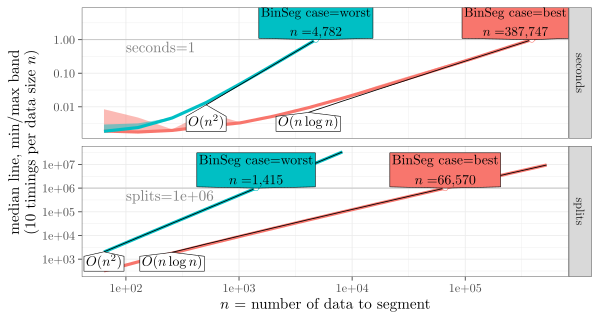

This figure's R source:
library(ggplot2)
library(data.table)
ares <- readRDS("figure-splits-time-data.rds")
ares$measurements <- ares$measurements[N>50]
ares$unit.col.vec <- c(seconds="median", "splits")
aref <- atime::references_best(ares)
aref$plot.references <- aref$references[fun.name %in% c("N log N", "N^2")]

plot(ares)

plot(aref)+scale_x_log10(
  limits=c(1, NA))+
  facet_grid(unit ~ expr.name, scales="free_y")

select.dt <- rowwiseDT(
  fun.name=, case=,
  "N log N", "best",
  "N^2", "worst")
aref$plot.references <- aref$references[select.dt, on=names(select.dt)]
plot(aref)+scale_x_log10(
  limits=c(1, NA))+
  facet_grid(unit ~ ., scales="free")

apred <- predict(aref, seconds=ares$seconds.limit, splits=1e6)
plot(apred)+
  geom_line(aes(
    N, reference, group=expr.name),
    data=aref$plot.references)

meas <- apred[["measurements"]][unit %in% apred$prediction$unit]
pred <- apred[["prediction"]]
one <- pred[, .SD[1], by=unit]
gg <- ggplot2::ggplot()+
  ggplot2::theme_bw()+
  ggplot2::facet_grid(unit ~ ., scales="free")+
  ggplot2::geom_hline(ggplot2::aes(
    yintercept=unit.value),
    color="grey",
    data=one)+
  ggplot2::geom_text(ggplot2::aes(
    100, unit.value, label=paste0(unit,"=",unit.value)),
    color="grey50",
    hjust=0,
    vjust=1.2, 
    data=one)+
  ggplot2::geom_ribbon(ggplot2::aes(
    N, ymin=min, ymax=max, fill=expr.name),
    data=meas[unit=="seconds"],
    alpha=0.5)+
  ggplot2::geom_line(ggplot2::aes(
    N, empirical, color=expr.name),
    size=1,
    data=meas)+
  geom_line(aes(
    N, reference, group=expr.name),
    data=aref$plot.references)+
  ggplot2::scale_x_log10(
    "N",
    breaks=meas[, 10^seq(
      ceiling(min(log10(N))),
      floor(max(log10(N))))])+
  ggplot2::scale_y_log10(
    "median line, min/max band")+
  ggplot2::geom_point(ggplot2::aes(
    N, unit.value, color=expr.name),
    data=pred,
    shape=21,
    fill="white")+
  directlabels::geom_dl(ggplot2::aes(
    N, unit.value, 
    label=label,
    color=expr.name),
    data=pred,
    method="top.polygons")+
  directlabels::geom_dl(ggplot2::aes(
    N, reference, 
    label=fun.name),
    data=aref$plot.references,
    method="bottom.polygons")+
  ggplot2::theme(legend.position="none")+
  geom_blank(aes(N, sec), data=data.frame(N=1000, sec=6, unit="seconds"))
png("figure-splits-time.png", width=8, height=4.2, units="in", res=200)
print(gg)
dev.off()

gg <- ggplot2::ggplot()+
  ggplot2::theme_bw()+
  ggplot2::facet_grid(unit ~ ., scales="free")+
  ggplot2::geom_hline(ggplot2::aes(
    yintercept=unit.value),
    color="grey",
    data=one)+
  ggplot2::geom_text(ggplot2::aes(
    100, unit.value, label=paste0(unit,"=",unit.value)),
    color="grey50",
    hjust=0,
    vjust=1.2, 
    data=one)+
  ggplot2::geom_ribbon(ggplot2::aes(
    N, ymin=min, ymax=max, fill=expr.name),
    data=meas[unit=="seconds"],
    alpha=0.5)+
  ggplot2::geom_line(ggplot2::aes(
    N, empirical, color=expr.name),
    size=2,
    data=meas)+
  geom_line(aes(
    N, reference, group=expr.name),
    data=aref$plot.references)+
  ggplot2::scale_x_log10(
    "$n$ = number of data to segment",
    breaks=meas[, 10^seq(
      ceiling(min(log10(N))),
      floor(max(log10(N))))])+
  ggplot2::scale_y_log10(
    "median line, min/max band\n(10 timings per data size $n$)")+
  ggplot2::geom_point(ggplot2::aes(
    N, unit.value, color=expr.name),
    data=pred,
    shape=21,
    fill="white")+
  directlabels::geom_dl(ggplot2::aes(
    N, unit.value, 
    label=label,
    color=expr.name),
    data=pred,
    method="top.polygons")+
  directlabels::geom_dl(ggplot2::aes(
    N, reference, 
    label=sprintf("$O(%s)$", gsub("N", "n", fun.latex))),
    data=aref$plot.references,
    ## method=directlabels::polygon.method("bottom", custom.colors=list(
    ##   text.color="black",
    ##   colour="white"))
    method="bottom.polygons", color="white"
    )+
  ggplot2::theme(legend.position="none")+
  geom_blank(aes(N, sec), data=data.frame(N=1000, sec=6, unit="seconds"))
tikzDevice::tikz("figure-splits-time.tex", width=6, height=3.2, standAlone=TRUE)
print(gg)
dev.off()
system("pdflatex figure-splits-time")
system("evince figure-splits-time.pdf &")
